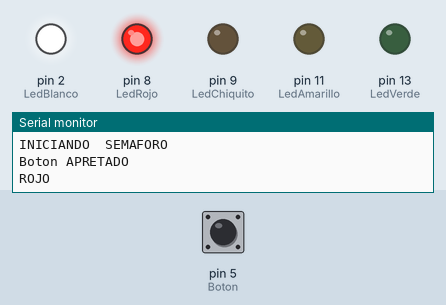
Bench run of a sketch on a simulated Arduino Uno, built with avr-gcc and run on an emulated ATmega328P. On the bench: output pins drawn as LEDs (lit = HIGH), the last lines printed to the serial monitor. Inputs (shaded band) come from the test bench; at power-on: pin 5 (Boton) HIGH.

Above: at 1.5 s.
At 3.7 s:
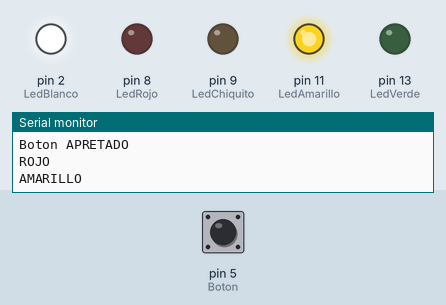
At 6.0 s:
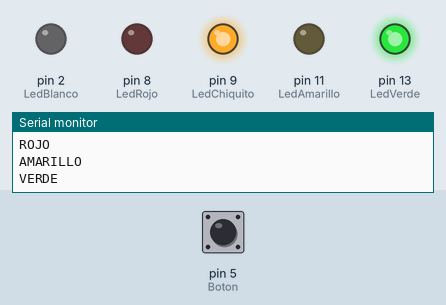
At 8.2 s:
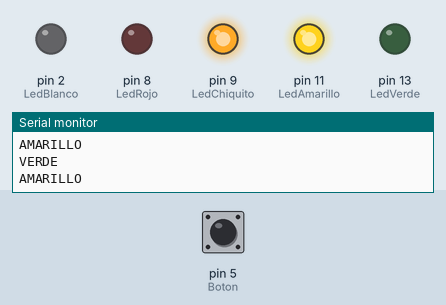
Timing chart, 0 to 11.7 s (numbered marks = the images above):
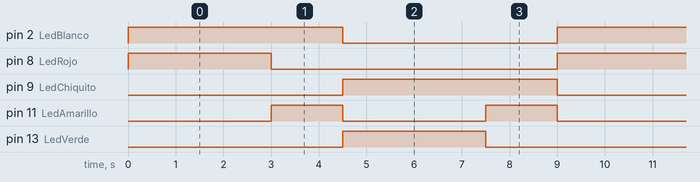

Measured:
- by itself, pin 2 (LedBlanco), pin 9 (LedChiquito): alternates HIGH for 4.5 s and LOW for 4.5 s
- by itself, pin 8 (LedRojo), pin 13 (LedVerde): alternates HIGH for 3.0 s and LOW for 6.0 s
- by itself, pin 11 (LedAmarillo): alternates HIGH for 1.5 s and LOW for 3.0 s

The sketch:

semaforo_valen.ino
```cpp
const int LedRojo = 8;
const int LedAmarillo = 11;
const int LedVerde = 13;
const int LedChiquito = 9;
const int LedBlanco = 2;
const int Boton = 5;

int buttonState = 0;

int presionoBotonEncendido = 0;


void setup() {
  Serial.begin(9600);

  // put your setup code here, to run once:
  pinMode (LedRojo, OUTPUT);
  pinMode (LedAmarillo, OUTPUT);
  pinMode (LedVerde, OUTPUT);
  pinMode (LedChiquito, OUTPUT);
  pinMode (LedBlanco, OUTPUT);
  pinMode (Boton, INPUT);

Serial.println("INICIANDO  SEMAFORO");


}

void loop() {
  // put your main code here, to run repeatedly:
  buttonState = digitalRead (Boton);
  if (buttonState == LOW) {

  } else {
    presionoBotonEncendido = HIGH;
    Serial.println ("Boton APRETADO");
  }

  if (presionoBotonEncendido) {

    Serial.println ("ROJO");
    digitalWrite (LedRojo, HIGH);
    digitalWrite (LedAmarillo, LOW);
    digitalWrite (LedVerde, LOW);
    digitalWrite (LedChiquito, LOW);
    digitalWrite (LedBlanco, HIGH);
    delay (3000);
    Serial.println ("AMARILLO");
    digitalWrite (LedRojo, LOW);
    digitalWrite (LedAmarillo, HIGH);
    delay (1500);
    Serial.println ("VERDE");
    digitalWrite (LedAmarillo, LOW);
    digitalWrite (LedVerde, HIGH);
    digitalWrite (LedChiquito, HIGH);
    digitalWrite (LedBlanco, LOW);
    delay (3000);
    Serial.println ("AMARILLO");
    digitalWrite (LedRojo, LOW);
    digitalWrite (LedAmarillo, HIGH);
    digitalWrite (LedVerde, LOW);
    delay (1500);

    //--------------------------------------------------


    Serial.println ("ROJO");
    digitalWrite (LedRojo, HIGH);
    digitalWrite (LedAmarillo, LOW);
    digitalWrite (LedVerde, LOW);
    digitalWrite (LedChiquito, LOW);
    digitalWrite (LedBlanco, HIGH);
    delay (3000);
    Serial.println ("AMARILLO");
    digitalWrite (LedRojo, LOW);
    digitalWrite (LedAmarillo, HIGH);
    delay (1500);
    Serial.println ("VERDE");
    digitalWrite (LedAmarillo, LOW);
    digitalWrite (LedVerde, HIGH);
    digitalWrite (LedChiquito, HIGH);
    digitalWrite (LedBlanco, LOW);
    delay (3000);
    Serial.println ("AMARILLO");
    digitalWrite (LedRojo, LOW);
    digitalWrite (LedAmarillo, HIGH);
    digitalWrite (LedVerde, LOW);
    delay (1500);
    Serial.println ("APAGANDO...");
    digitalWrite (LedRojo, LOW);
    digitalWrite (LedAmarillo, LOW);
    digitalWrite (LedVerde, LOW);
    digitalWrite (LedChiquito, LOW);
    digitalWrite (LedBlanco, LOW);


    presionoBotonEncendido = 0;
  }

}
```
